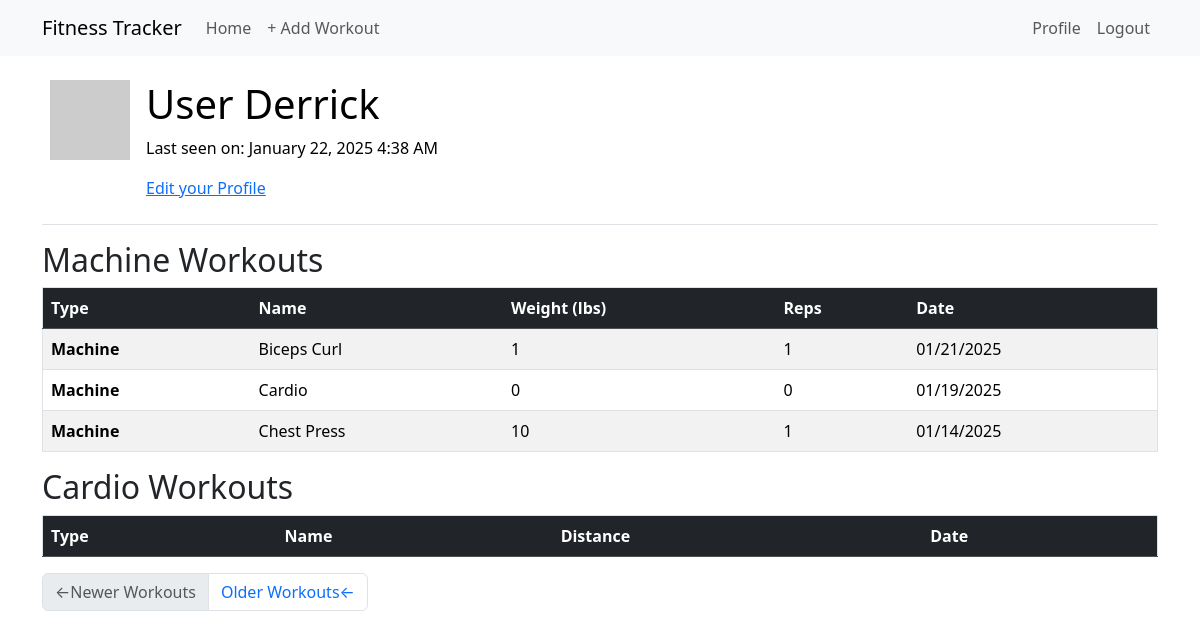
/user/Derrick (signed in), run on the app's committed database.
### app/models.py (models this page shows, shortened)
class User(UserMixin, db.Model):
    id: Mapped[int] = mapped_column(primary_key=True)
    username: Mapped[str] = mapped_column(String(64), index=True, unique=True)
    email: Mapped[str] = mapped_column(String(120), index=True, unique=True)
    password_hash: Mapped[Optional[str]] = mapped_column(String(256))
    workouts: Mapped[List['Workout']] = relationship(back_populates='user', lazy='dynamic')
    about_me: Mapped[Optional[str]] = mapped_column(String(140))
    last_seen: Mapped[Optional[datetime]] = mapped_column(
        default=lambda: datetime.now(timezone.utc))
    def avatar(self, size):
        digest = md5(self.email.lower().encode('utf-8')).hexdigest()
        return f'https://www.gravatar.com/avatar/{digest}?d=identicon&s={size}'

class MachineExercise(db.Model):
    id: Mapped[int] = mapped_column(primary_key=True)
    name: Mapped[str] = mapped_column(String(64), index=True)
    reps: Mapped[int] = mapped_column(Integer, default=1)
    weight: Mapped[int] = mapped_column(Integer, default=0)
    workouts: Mapped[List['Workout']] = relationship(secondary='workout_machine_exercise', back_populates='machine_exercises')

class Workout(db.Model):
    id: Mapped[int] = mapped_column(primary_key=True)
    date: Mapped[datetime] = mapped_column(index=True, default=lambda: datetime.now(timezone.utc))
    user_id: Mapped[int] = mapped_column(ForeignKey(User.id), index=True)
    user: Mapped[User] = relationship(back_populates='workouts')
    machine_exercises: Mapped[List["MachineExercise"]] = relationship(secondary='workout_machine_exercise', back_populates="workouts")
    cardio_exercises: Mapped[List["CardioExercise"]] = relationship(secondary='workout_cardio_exercise', back_populates="workouts")

### app/routes.py (the view)
@app.route('/user/<username>')
@login_required
def user(username):
    if not current_user.is_authenticated:
        return redirect(url_for('index'))
    page = request.args.get('page', 1, type=int)
    user = db.first_or_404(sa.select(User).where(User.username == username))
    query = user.workouts.order_by(Workout.date.desc())
    workouts = db.paginate(query, page=page, per_page=app.config['WORKOUTS_PER_PAGE'], error_out=False)
    next_url = url_for('user', username=username, page=workouts.next_num) \
        if workouts.has_next else None
    prev_url = url_for('user', username=username, page=workouts.prev_num) \
        if workouts.has_prev else None
    return render_template('user.html', user=current_user, workouts=workouts.items, next_url=next_url, prev_url=prev_url)

### app/models.py (called while the page is built)
@login.user_loader
def load_user(id):
    return db.session.get(User, int(id))

### app/routes.py (called while the page is built)
@app.before_request
def before_request():
    if current_user.is_authenticated:
        current_user.last_seen = datetime.now(timezone.utc)
        db.session.commit()

### app/templates/user.html (shortened to what this page needs)
{% extends "base.html" %} {% block content %}
<table class="table table-hover">
  <tr>
    <td width="64px"><img src="{{ user.avatar(64) }}" /></td>
    <td>
      <h1>User {{ user.username }}</h1>
      {% if user.last_seen %}<p>Last seen on: {{ moment(user.last_seen).format('LLL') }}</p>{% endif %}
      {% if user == current_user %}
      <p><a href="{{ url_for('edit_profile') }}">Edit your Profile</a></p>
      {% endif %}
    </td>
  </tr>
</table>
{% include '_workout.html' %}
<nav aria-label="Post navigation">
  <ul class="pagination">
    <li class="page-item{% if not prev_url %} disabled{% endif %}">
      <a class="page-link" href="{{ prev_url }}">
        <span aria-hidden="true">&larr;</span>Newer Workouts
      </a>
    </li>
    <li class="page-item{% if not next_url %} disabled{% endif %}">
      <a class="page-link" href="{{ next_url }}">
        Older Workouts<span aria-hidden="true">&larr;</span>
      </a>
    </li>
  </ul>
</nav>
{% endblock %}

### app/templates/_workout.html (shortened to what this page needs)
<div class="table-responsive">
  <h2>Machine Workouts</h2>
  <table class="table table-striped table-hover border">
    <thead class="table-dark">
      <tr>
        <th scope="col">Type</th>
        <th scope="col">Name</th>
        <th scope="col">Weight (lbs)</th>
        <th scope="col">Reps</th>
        <th scope="col">Date</th>
      </tr>
    </thead>
    <tbody>
      {% for workout in workouts %}
        {% for machine in workout.machine_exercises %}
        <tr>
          <td><strong>Machine</strong></td>
          <td>{{ machine.name }}</td>
          <td>{{ machine.weight }}</td>
          <td>{{ machine.reps }}</td>
          <td>{{ moment(workout.date).format('L') }}</td>
        </tr>
        {% endfor %}
      {% endfor %}
    </tbody>
  </table>
  <h2>Cardio Workouts</h2>
  <table class="table table-striped table-hover border">
    <thead class="table-dark">
      <tr>
        <th scope="col">Type</th>
        <th scope="col">Name</th>
        <th scope="col">Distance</th>
        <th scope="col">Date</th>
      </tr>
    </thead>
  </table>
</div>

### data on the page
User: username "Derrick", last_seen "January 22, 2025 4:38 AM"
Workout: date "01/21/2025"
MachineExercise: name "Biceps Curl", weight "1", reps "1"
Workout: date "01/19/2025"
MachineExercise: name "Cardio", weight "0", reps "0"
Workout: date "01/14/2025"
MachineExercise: name "Chest Press", weight "10", reps "1"
